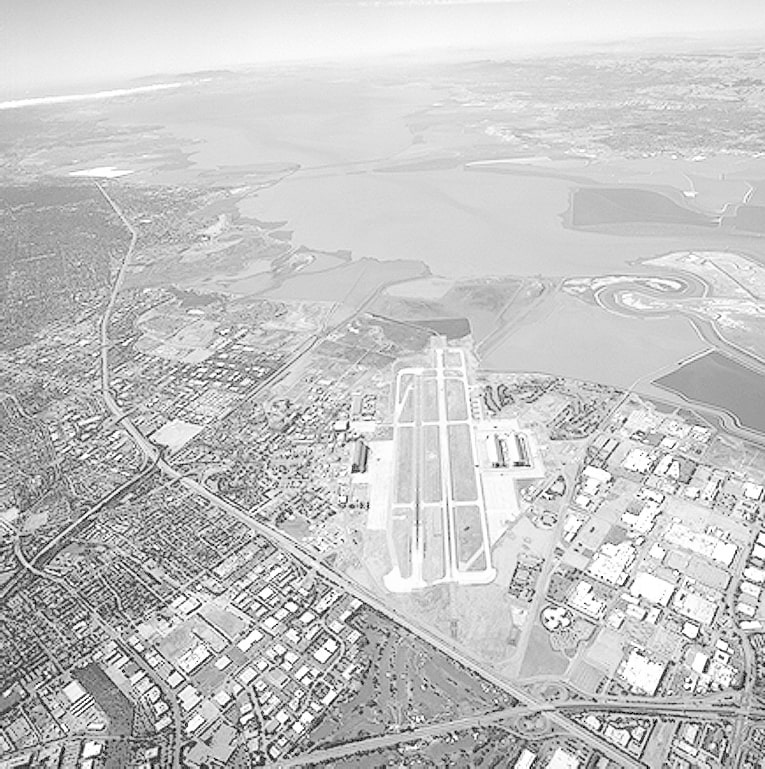
#> input picture image_processing/p2/aerial.jpg, 765 x 769 px
$ jupyter execute '2021105741 황준태 p2.ipynb'
#> lines starting #> are read from the running program, lines starting #| are printed output that depends on the picture
# [CSE426] Image Processing
Teaching Assistant: Hyunmin Ban (hmban1996@khu.ac.kr)

Professor: Hui Yong Kim (hykim.v@khu.ac.kr)

---

# P2: Intensity Transformation

## P2.A: Gamma Transformation (4점)

### 실습내용
실습은 다음 순서로 진행됩니다.
- 0) 실습에서 사용되는 패키지 import
- 1) 주어진 이미지 loading
- 2) 함수 정의 **(code 구현)**
- 3) Matplotlib로 이미지 확인

### 점수
- 2) 함수 구현 4점

### 제출방법
- .ipynb 파일과 함께 .html 파일 (File -> export (Download) as -> HTML)도 함께 제출하세요. 하나만 제출할시 감점이 있습니다.
- e-campus에 .ipynb 파일과 .html 파일을 zip파일로 하지 말고 따로따로 올리세요.

## Imports

[cell 1]
import cv2
import numpy as np
import matplotlib.pyplot as plt
import matplotlib.image as img

## 1) Load Image

[cell 2]
img = cv2.imread('aerial.jpg', cv2.IMREAD_GRAYSCALE) # 이미지 파일 읽기
#> img is the input picture: shape (769, 765); min 0, max 255, mean 197.1

cv2.imshow('image', img)
cv2.waitKey(0)
cv2.destroyAllWindows()

## 2) Define Function

**요구사항**
- power-law transform을 직접 구현하세요

[cell 3]
def power_law(gamma, img):

#> called with gamma = 0.1
    c = 255 / (img.max() ** gamma)
#> c = 146.5
    result = (c * (img ** gamma)).astype(np.uint8)

    return result

## 3) Plot Image

[cell 4]
fig = plt.figure(figsize = (15, 10)) # rows*cols 행렬의 i번째 subplot 생성
rows = 2
cols = 3

ax1 = fig.add_subplot(rows, cols, 1)
image = cv2.cvtColor(img, cv2.COLOR_GRAY2RGB) # matplot 라이브러리의 imshow함수를 사용하여 영상을 보일경우, RGB 포맷으로 변환해주어야 함
ax1.imshow(image)
ax1.set_title('Original')
ax1.axis("off")

ax2 = fig.add_subplot(rows, cols, 2)
gamma0 = cv2.cvtColor(power_law(0.1, img), cv2.COLOR_GRAY2RGB)
ax2.imshow(gamma0)
ax2.set_title('gamma = 0.1')
ax2.axis("off")

ax3 = fig.add_subplot(rows, cols, 3)
gamma1 = cv2.cvtColor(power_law(0.5, img), cv2.COLOR_GRAY2RGB)
ax3.imshow(gamma1)
ax3.set_title('gamma = 0.5')
ax3.axis("off")

ax4 = fig.add_subplot(rows, cols, 4)
gamma2 = cv2.cvtColor(power_law(0.9, img), cv2.COLOR_GRAY2RGB)
ax4.imshow(gamma2)
ax4.set_title('gamma = 0.9')
ax4.axis("off")

ax5 = fig.add_subplot(rows, cols, 5)
gamma3 = cv2.cvtColor(power_law(2.0, img), cv2.COLOR_GRAY2RGB)
#> call 4 of power_law, with gamma = 2
#> in power_law (call 4), `c = 255 / (img.max() ** gamma)`: c = 0.00392
#> in power_law (call 4), `result = (c * (img ** gamma)).astype(np.uint8)`:
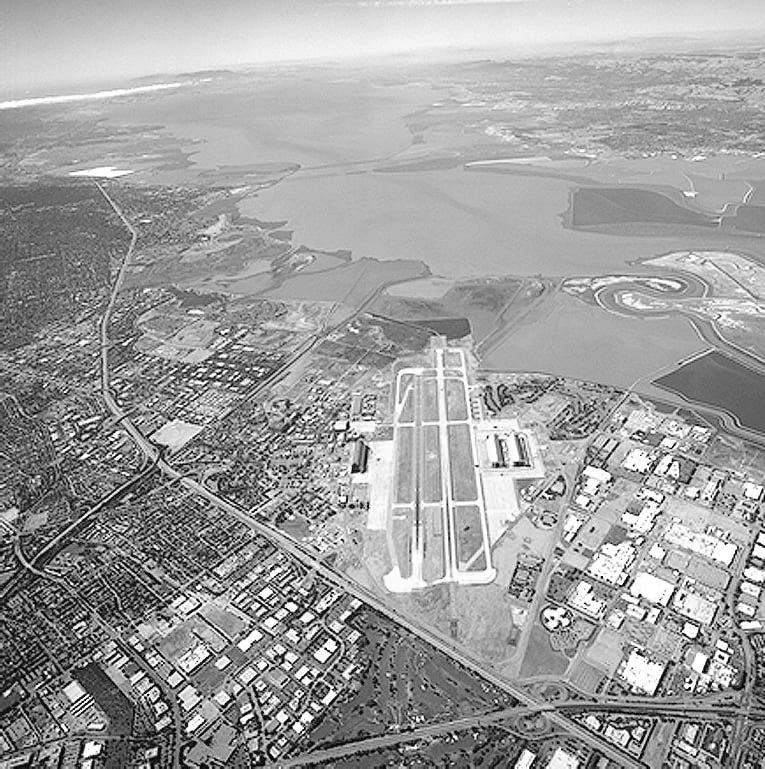
#> result: shape (769, 765); min 0, max 255, mean 158.4
ax5.imshow(gamma3)
ax5.set_title('gamma = 2.0')
ax5.axis("off")

ax6 = fig.add_subplot(rows, cols, 6)
gamma4 = cv2.cvtColor(power_law(4.0, img), cv2.COLOR_GRAY2RGB)
ax6.imshow(gamma4)
ax6.set_title('gamma = 4.0')
ax6.axis("off")

plt.show()

---

## P2.B: Histogram Processing (6점)

### 실습내용
실습은 다음 순서로 진행됩니다.
- 1) 이미지 loading
- 2) 함수 정의 **(code 구현)**
- 3) Matplotlib로 이미지 확인
- 4) Discussion

### 점수
- 2) 함수 구현 6점
- Discussion 작성에 불성실하면 감점

### 제출방법
- .ipynb 파일과 함께 .html 파일 (File -> export (Download) as -> HTML)도 함께 제출하세요. 하나만 제출할시 감점이 있습니다.

## 1) Load Image

[cell 5]
img = cv2.imread('pollen.jpg', cv2.IMREAD_GRAYSCALE)
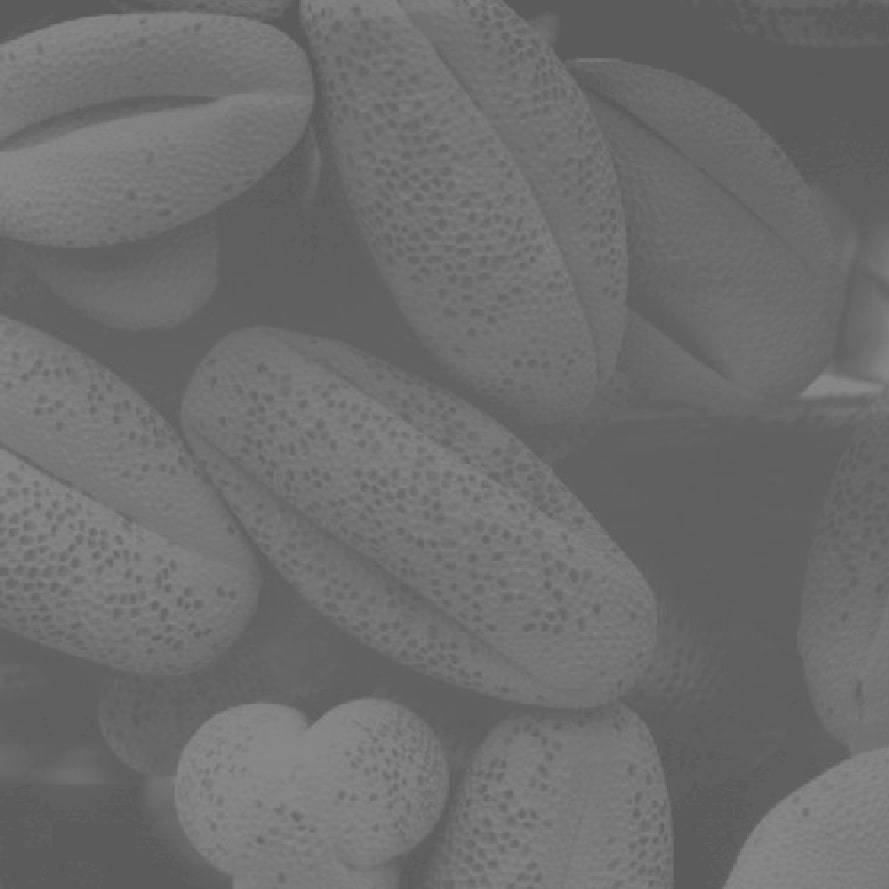
#> input picture image_processing/p2/pollen.jpg, 889 x 889 px
#> img is the input picture: shape (889, 889); min 87, max 138, mean 109.1
cv2.imshow('image', img)
cv2.waitKey(0)
cv2.destroyAllWindows()

## 2) Define Function

**요구사항**
- 1) Histogram Stretching을 직접 구현하세요
- 2) Histogram Equalization을 opencv의 equalizeHist를 사용하지 마시고 직접 구현하세요
- 3) Histogram 함수는 numpy 혹은 opencv 함수를 사용하면 됩니다.

[cell 6]
def Hist_Stretch(img):

    min_val = img.min()
#> min_val = 87
    max_val = img.max()
#> max_val = 138
    result = ((img - min_val) * (255.0 / (max_val - min_val))).astype(np.uint8)
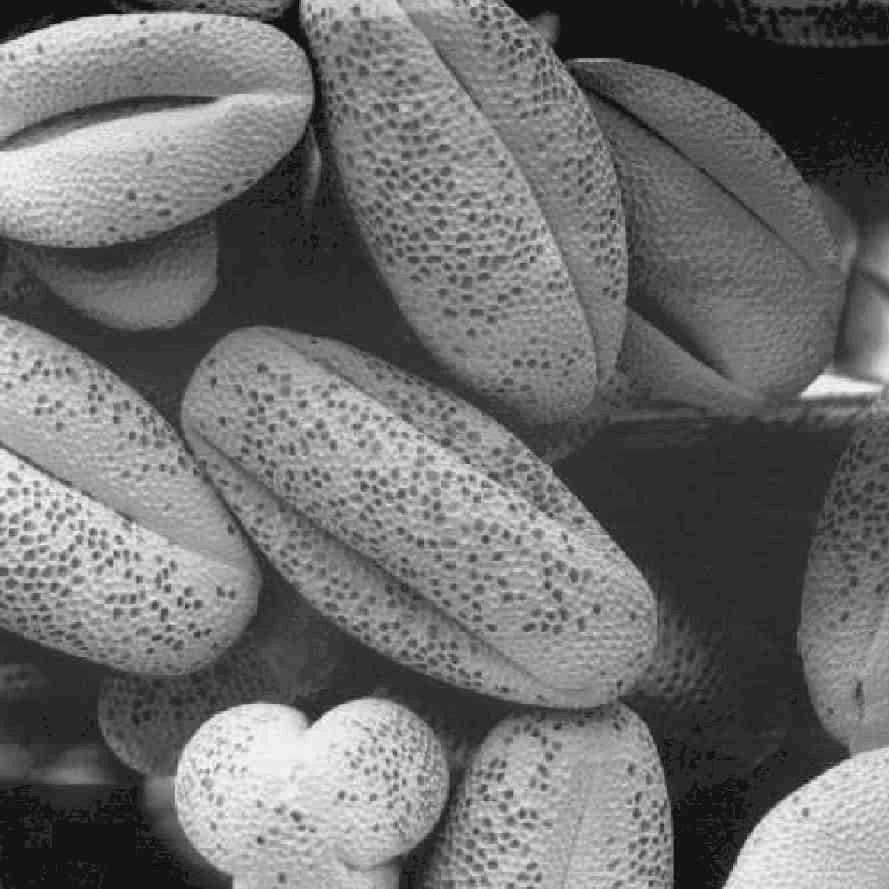
#> result: shape (889, 889); min 0, max 255, mean 110.5

    return result


my_HS = Hist_Stretch(img)

[cell 7]
def Hist_Equalization(img):

    hist, bins = np.histogram(img.flatten(), 256, [0,256])
#> hist = 256 values, max 61123 at index 96, min 0 at index 0, mean 3087.2; bins = 257 values from 0 to 256
    cdf = hist.cumsum()
#> cdf = 256 values from 0 to 790321
    cdf_normalized = cdf * hist.max() / cdf.max()
#> cdf_normalized = 256 values from 0 to 61123

    result = np.interp(img.flatten(), bins[:-1], cdf_normalized).reshape(img.shape)
    result = result.astype(np.uint8)
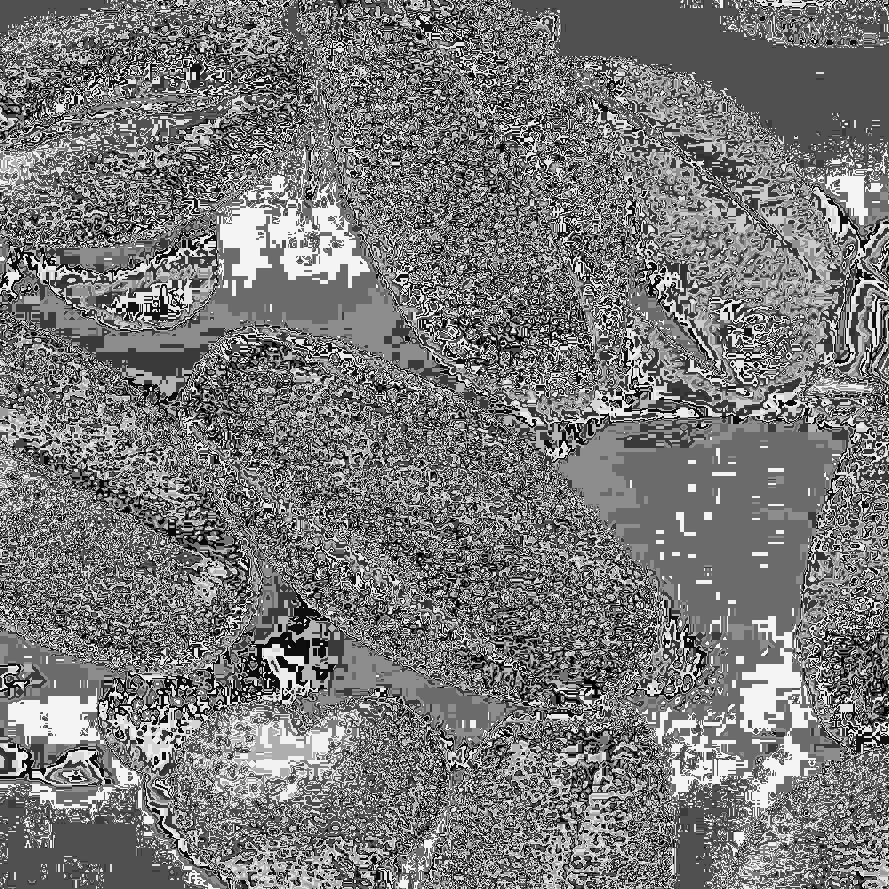
#> result: shape (889, 889); min 0, max 244, mean 120

    return result

my_HE = Hist_Equalization(img)

[cell 8]
# opencv로 Histogram Equalization을 한 것으로 직접 구현한 함수와 비교하기 위해 사용
cv2_HE = cv2.equalizeHist(cv2.imread('pollen.jpg', cv2.IMREAD_GRAYSCALE))
#> cv2_HE: shape (889, 889); min 0, max 255, mean 131.4

## 3) Plot Image

[cell 9]
fig = plt.figure(figsize = (20, 15)) # rows*cols 행렬의 i번째 subplot 생성
rows = 4
cols = 2

ax1 = fig.add_subplot(rows, cols, 1)
image = cv2.cvtColor(img, cv2.COLOR_GRAY2RGB) # matplot 라이브러리의 imshow함수를 사용하여 영상을 보일경우, RGB 포맷으로 변환해주어야 함
ax1.imshow(image)
ax1.set_title('Original')
ax1.axis("off")

ax2 = fig.add_subplot(rows, cols, 2)
ax2.hist(img.flatten(),256,[0,256], color = 'black')
ax2.set_title('Histogram (Original)')

ax3 = fig.add_subplot(rows, cols, 3)
ax3.imshow(cv2.cvtColor(my_HS, cv2.COLOR_GRAY2RGB))
ax3.set_title('After Histogram Stretching')
ax3.axis("off")

ax4 = fig.add_subplot(rows, cols, 4)
ax4.hist(my_HS.flatten(),256,[0,256], color = 'black')
ax4.set_title('Histogram (After HS)')

ax5 = fig.add_subplot(rows, cols, 5)
ax5.imshow(cv2.cvtColor(my_HE, cv2.COLOR_GRAY2RGB))
ax5.set_title('After Histogram Equalization')
ax5.axis("off")

ax6 = fig.add_subplot(rows, cols, 6)
ax6.hist(my_HE.flatten(),256,[0,256], color = 'black')
ax6.set_title('Histogram (After HE)')

ax7 = fig.add_subplot(rows, cols, 7)
ax7.imshow(cv2.cvtColor(cv2_HE, cv2.COLOR_GRAY2RGB), cmap='gray')
ax7.set_title('After Histogram Equalization (OpenCV)')
ax7.axis("off")

ax8 = fig.add_subplot(rows, cols, 8)
ax8.hist(cv2_HE.flatten(),256,[0,256], color = 'black')
ax8.set_title('Histogram (After HE-OpenCV)')
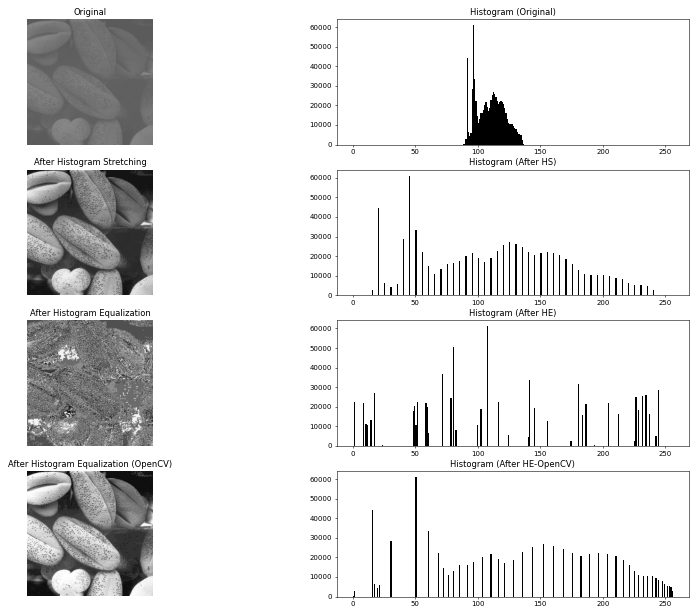
#> figure drawn by matplotlib, 8 panels; panel 2: tallest bar 61123 high, from x = 96 to 97; panel 4: tallest bar 61123 high, from x = 45 to 46; panel 6: tallest bar 61123 high, from x = 107 to 108; panel 8: tallest bar 61123 high, from x = 50 to 51

## 4) Discussion

**1) Histogram Equalization에 대해 설명하세요.**

histogram equalization를 사용하면 이미지의 대비와 밝기가 개선된다.

histogram equalization의 원리는 이미지의 히스토그램을 계산하여 누적 분포 함수를 만들고, 히스토그램이 가능한 균일하게 분포되도록 원래 픽셀 값을 새 값으로 매핑한다.
위의 과정을 통해 이미지의 빈도를 균일하게 만들어, 보다 선명한 이미지를 얻을 수 있다.

**2) Histogram Matching에 대해 설명하세요.**

histogram matching은 입력 이미지의 히스토그램과 원하는 히스토그램을 일치하도록 수정하기 위해 사용한다. 히스토그램 매칭을 통해 다른 조명 조건에서도 밝기와 대비가 유사하게 보이도록 만들 수 있다.

histogram matching의 원리는 누적 분포 함수를 통해 입력 받은 이미지의 누적 분포 함수를 변환한다. 위 과정을 진행한 뒤, 입력 이미지의 히스토그램을 원하는 히스토그램과 일치하도록 입력 이미지의 강도를 새값으로 매핑한다. 위 과정을 통해, 이미지의 품질을 상향시키거나 원하는 용도로 변환할 수 있다.

**3) 주어진 pollen.jpg 이외의 다른 사진(각자 원하는 사진)을 Histogram Equalization에 사용해보세요.**

[cell 10]
my_img = cv2.imread('my_img.jpg', cv2.IMREAD_GRAYSCALE) # 이미지 파일 읽기
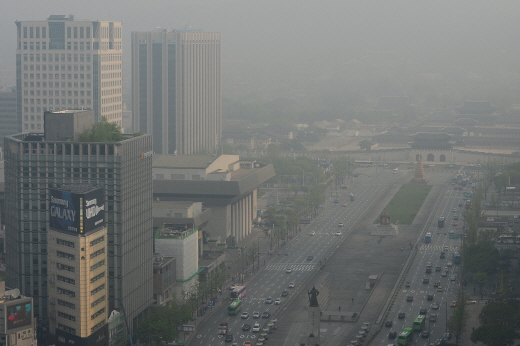
#> input picture image_processing/p2/my_img.jpg, 520 x 346 px
#> my_img: shape (346, 520); min 35, max 201, mean 114.6

Hist_img = Hist_Equalization(my_img)
#> in Hist_Equalization (call 2), `hist, bins = np.histogram(img.flatten(), 256, [0,256])`: hist = 256 values, max 3113 at index 162, min 0 at index 0, mean 702.8
#> in Hist_Equalization (call 2), `cdf = hist.cumsum()`: cdf = 256 values from 0 to 179920
#> in Hist_Equalization (call 2), `cdf_normalized = cdf * hist.max() / cdf.max()`: cdf_normalized = 256 values from 0 to 3113
#> in Hist_Equalization (call 2), `result = np.interp(img.flatten(), bins[:-1], cdf_normalized).reshape(i..`:
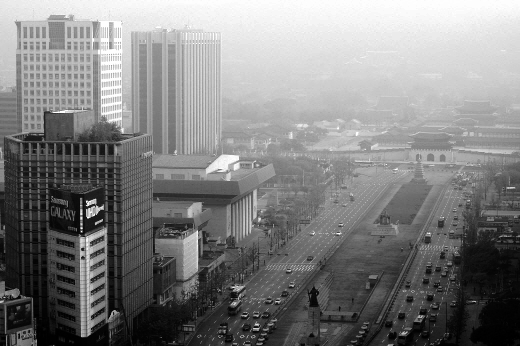
#> result: shape (346, 520) float64; min 0.0173, max 3113, mean 1570.6; drawn with min black and max white
#> in Hist_Equalization (call 2), `result = result.astype(np.uint8)`:
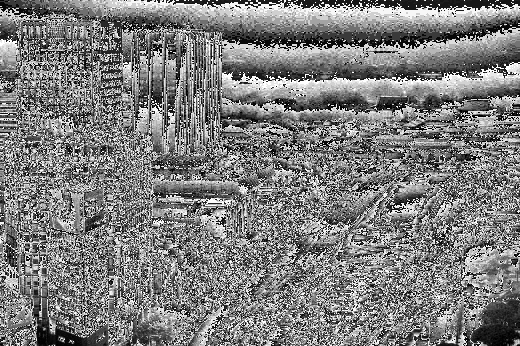
#> result: shape (346, 520); min 0, max 255, mean 125.9

fig = plt.figure(figsize = (20, 15)) # rows*cols 행렬의 i번째 subplot 생성
rows = 4
cols = 2

ax1 = fig.add_subplot(rows, cols, 1)
image = cv2.cvtColor(my_img, cv2.COLOR_GRAY2RGB) # matplot 라이브러리의 imshow함수를 사용하여 영상을 보일경우, RGB 포맷으로 변환해주어야 함
ax1.imshow(image)
ax1.set_title('Original')
ax1.axis("off")

ax2 = fig.add_subplot(rows, cols, 2)
ax2.hist(my_img.flatten(),256,[0,256], color = 'black')
ax2.set_title('Histogram (Original)')

ax3 = fig.add_subplot(rows, cols, 3)
ax3.imshow(cv2.cvtColor(Hist_img, cv2.COLOR_GRAY2RGB))
ax3.set_title('After Histogram Equalization')
ax3.axis("off")

ax4 = fig.add_subplot(rows, cols, 4)
ax4.hist(Hist_img.flatten(),256,[0,256], color = 'black')
ax4.set_title('Histogram (After HE)')
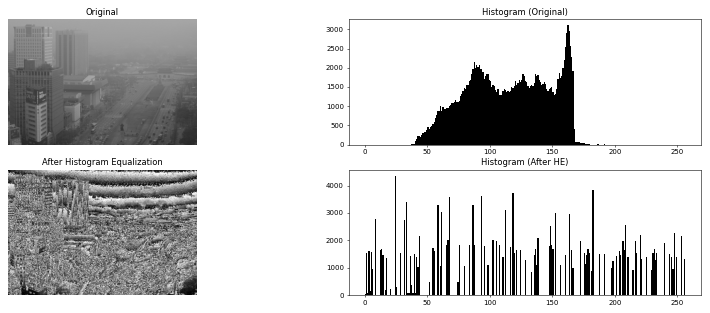
#> figure drawn by matplotlib, 4 panels; panel 2: tallest bar 3113 high, from x = 162 to 163; panel 4: tallest bar 4361 high, from x = 24 to 25
